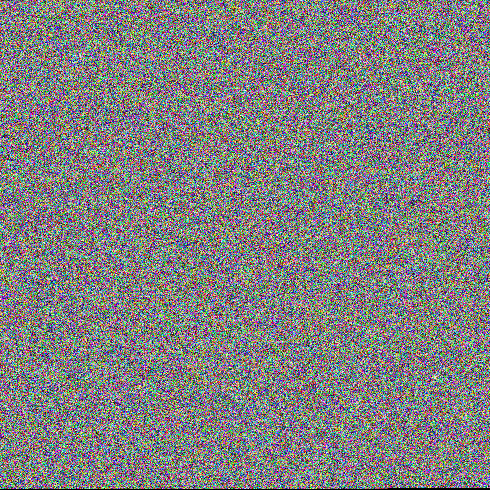
#> input picture 2024/Backdoor CTF 2024/forensics/roman_xor/chall.png, 490 x 490 px; the run also reads 1 picture not shown here
$ python xor.py
#> lines starting #> are read from the running program, lines starting #| are printed output that depends on the picture
from PIL import Image, ImageChops

im1 = Image.open("chall.png").convert('1')
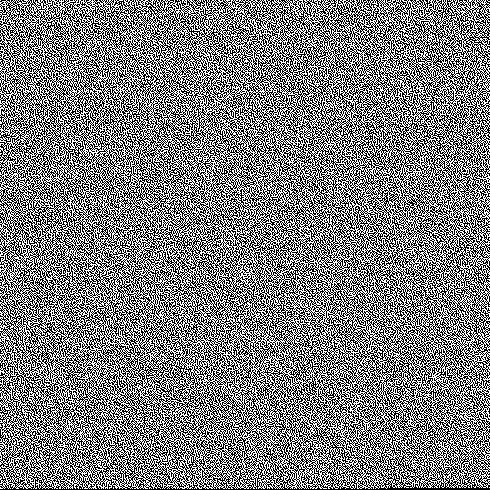
#> im1: PIL image 490x490 1; 50% white in thin lines or dots
im2 = Image.open("candidate.png").convert('1')

result = ImageChops.logical_xor(im1,im2)
#> result: PIL image 490x490 1; every value is 0
result.save('result.png')
